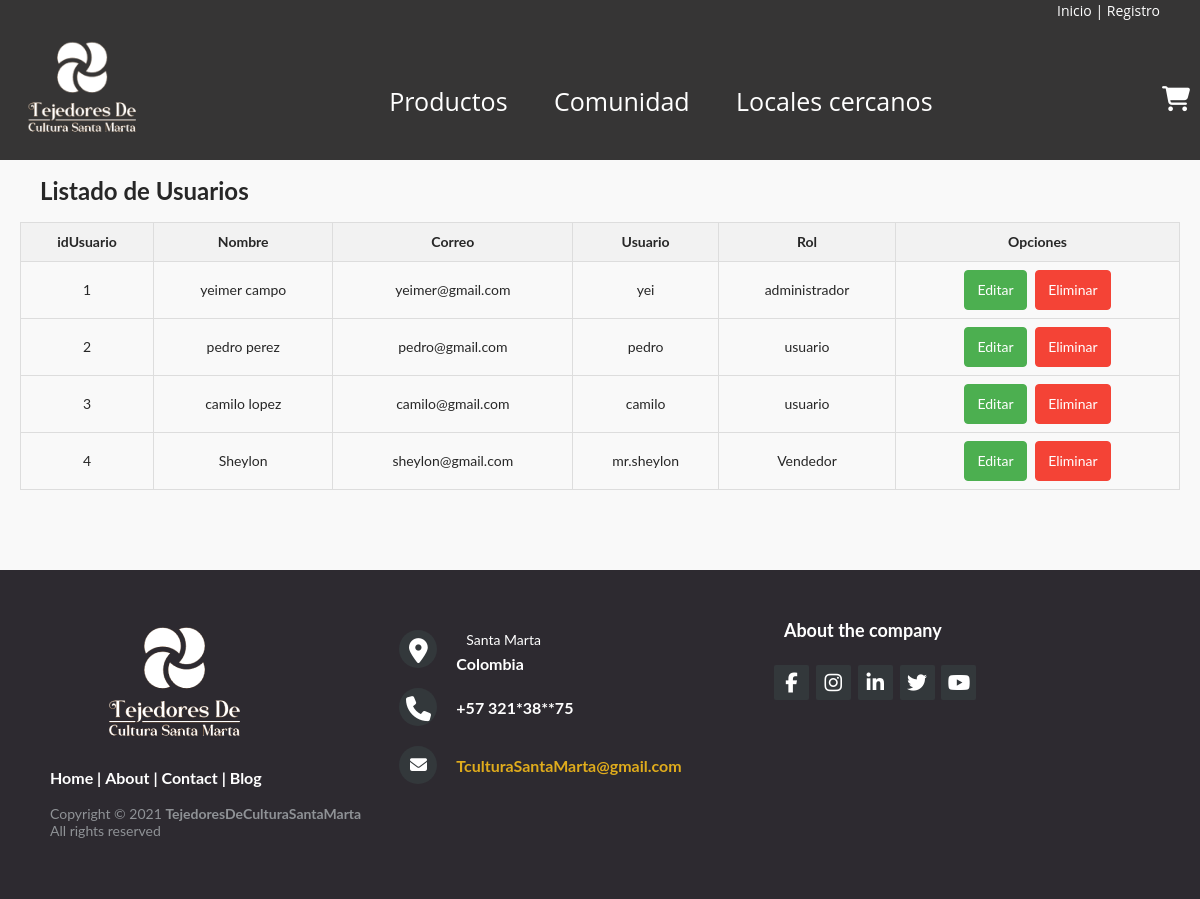
The page /vistas/mostarUsuarios.php on the database as committed earlier.
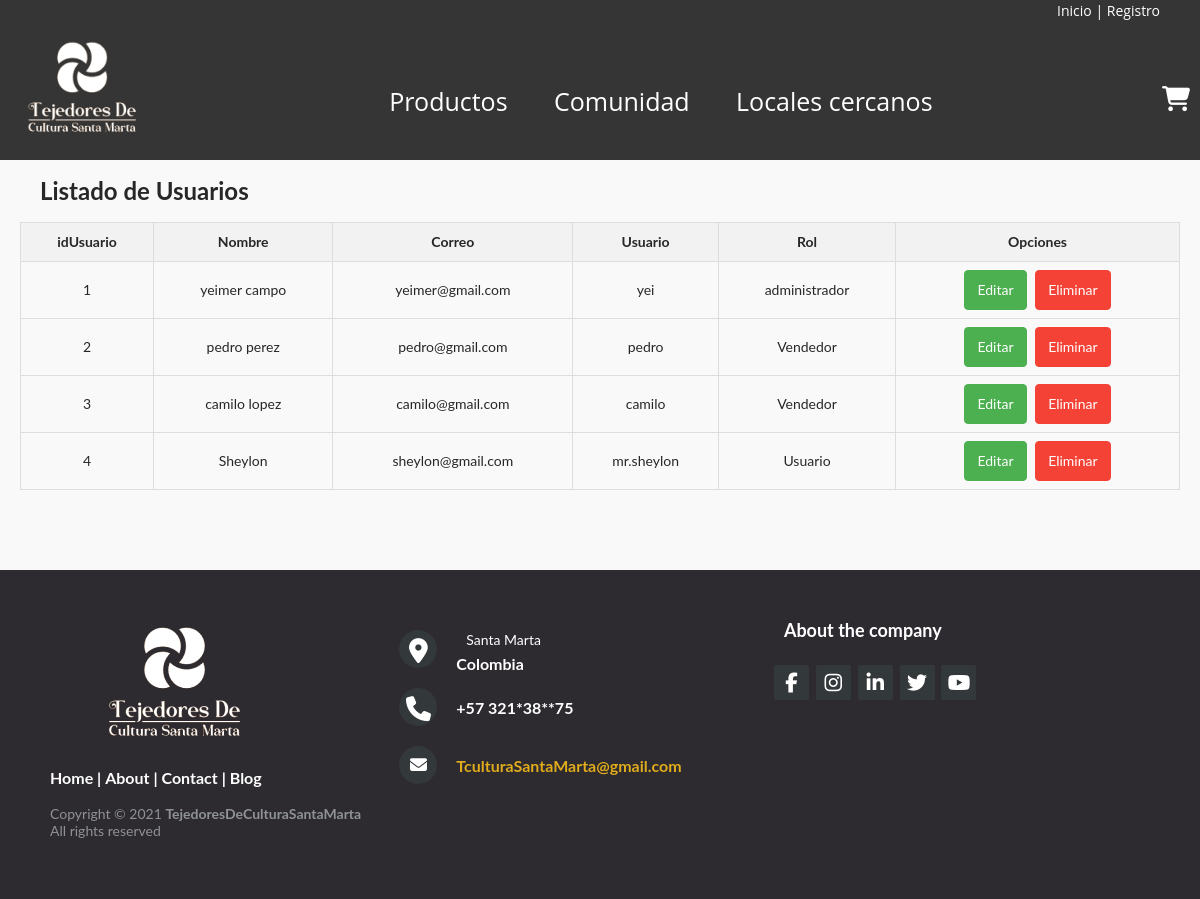
The same page on the database as committed later.
### tables this page shows
CREATE TABLE `usuario` (
  `idusuario` int(11) NOT NULL,
  `nombre_completo` varchar(50) NOT NULL,
  `correo` varchar(50) NOT NULL,
  `usuario` varchar(50) NOT NULL,
  `rol` varchar(100) NOT NULL,
  `contrasena` varchar(50) NOT NULL
);

### controlador/mdb/mdbUsuario.php (called while the page is built, shortened)
<?php
    function leerUsuarios(){
        require_once(__DIR__."/../../modelo/dao/usuarioDAO.php");
        $dao=new UsuarioDAO();
        $usuarios = $dao->leerUsuarios();
        return $usuarios;
    }

### modelo/dao/DataSource.php (called while the page is built, shortened)
<?php
class DataSource {
    private $conexion;
    public function __construct(){
        try {
            $config = fopen(__DIR__ . "/../../conf/config.json", "r");
            $content = "";
            while (!feof($config)) {
                $content .= fgets($config);
            }
            $json = json_decode($content, true);
            $this->cadenaConexion = "mysql:host=" . $json['host'] . ";dbname=" . $json['database'] . ';charset=utf8';
            $this->conexion = new PDO($this->cadenaConexion, $json['username'], $json['password']);
        } catch (PDOException $ex) {
            echo $ex->getMessage();
        }
    }
    public function ejecutarConsulta($sql = "", $values = array()){
        if ($sql != "") {
            $consulta = $this->conexion->prepare($sql);
            $consulta->execute($values);
            $tablaDatos = $consulta->fetchAll(PDO::FETCH_ASSOC);
            return $tablaDatos;
        } else {
            return 0;
        }
    }
}
?>

### modelo/dao/UsuarioDAO.php (called while the page is built, shortened)
<?php
require_once(__DIR__ . "/DataSource.php");
require_once(__DIR__ . "/../entidad/Usuario.php");
class UsuarioDAO {
    public function leerUsuarios() {
        $data_source = new DataSource();
        $data_table = $data_source->ejecutarConsulta("SELECT * FROM usuario");
        $usuarios = array();
        foreach ($data_table as $row) {
            $usuario = new Usuario(
                $row["idusuario"],
                $row["nombre_completo"],
                $row["correo"],
                $row["usuario"],
                $row["rol"],
                $row["contrasena"]
            );
            array_push($usuarios, $usuario);
        }
        return $usuarios;
    }
}
?>

### modelo/entidad/Usuario.php (called while the page is built, shortened)
<?php
class Usuario
{
    public $idUsuario;
    public $Nombre_completo;
    public $Correo;
    public $Usuario;
    public $rol;
    public function __construct($idUsuario, $Nombre_completo, $Correo, $Usuario, $rol, $contrasena)
    {
        $this->idUsuario = $idUsuario;
        $this->Nombre_completo = $Nombre_completo;
        $this->Correo = $Correo;
        $this->Usuario = $Usuario;
        $this->rol = $rol;
    }
    public function getIdUsuario()
    {
        return $this->idUsuario;
    }
    public function getNombreCompleto()
    {
        return $this->Nombre_completo;
    }
    public function getCorreo()
    {
        return $this->Correo;
    }
    public function getUsuario()
    {
        return $this->Usuario;
    }
    public function getRol()
    {
        return $this->rol;
    }
}
?>

### vistas/mostarUsuarios.php (the view, shortened to what this page needs)
<?php
    require_once( __DIR__ ."/../controlador/mdb/mdbUsuario.php");
    require_once( __DIR__ ."/../modelo/entidad/Usuario.php");
?>
<!DOCTYPE html>
<html lang="es">
<head>
    <link rel="stylesheet" href="css/styleHeaderFooter.css">
    <link rel="stylesheet" href="css/styleMostarUsuarios.css">
    <link rel="stylesheet" href="https://cdnjs.cloudflare.com/ajax/libs/font-awesome/6.2.1/css/all.min.css"/>
</head>
<body>
    <header>
        <?php
        require_once("templates/Header.php");
        ?>
    </header>
    <div class="container-title">Listado de Usuarios</div>
    <div class="container">
        <table>
            <thead>
                <tr>
                    <th>idUsuario</th>
                    <th>Nombre</th>
                    <th>Correo</th>
                    <th>Usuario</th>
                    <th>Rol</th>
                    <th>Opciones</th>
                </tr>
            </thead>
            <tbody>
                <?php
                $listaUsuario = leerUsuarios();
                foreach ($listaUsuario as $usuario => $usua) { ?>
                    <tr>
                        <td><?php echo $usua->getIdUsuario(); ?></td>
                        <td><?php echo $usua->getNombreCompleto(); ?></td>
                        <td><?php echo $usua->getCorreo(); ?></td>
                        <td><?php echo $usua->getUsuario(); ?></td>
                        <td><?php echo $usua->getRol(); ?></td>
                        <td>
                            <a class="edita" href="">Editar</a>
                            <a class="eliminar" href="">Eliminar</a>
                        </td>
                    </tr>
                <?php } ?>
            </tbody>
        </table>
    </div>
    <footer>
        <?php
        require_once("./Templates/Footer.php");
        ?>
    </footer>
<body>
</html>

Rows that differ between the two databases and show on the page:
changed usuario "pedro perez": rol "usuario" → "Vendedor"
changed usuario "camilo lopez": rol "usuario" → "Vendedor"
changed usuario "Sheylon": rol "Vendedor" → "Usuario"
